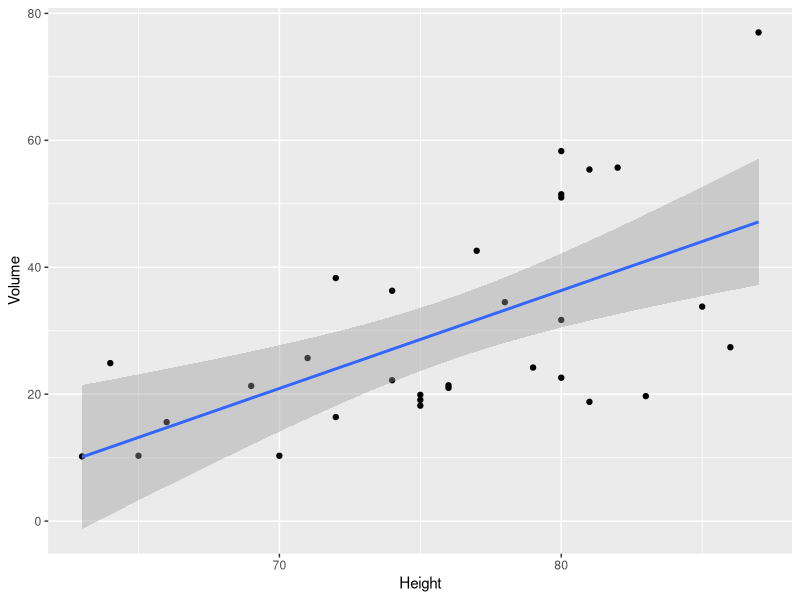
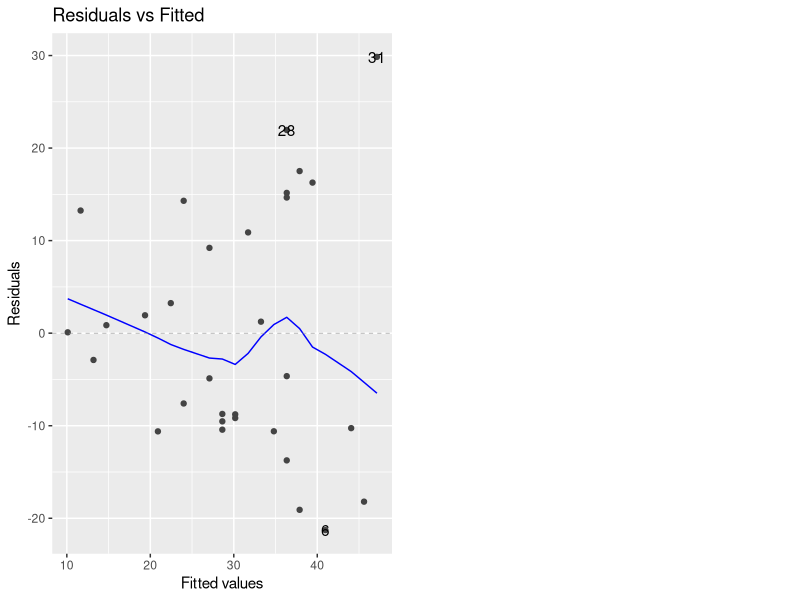
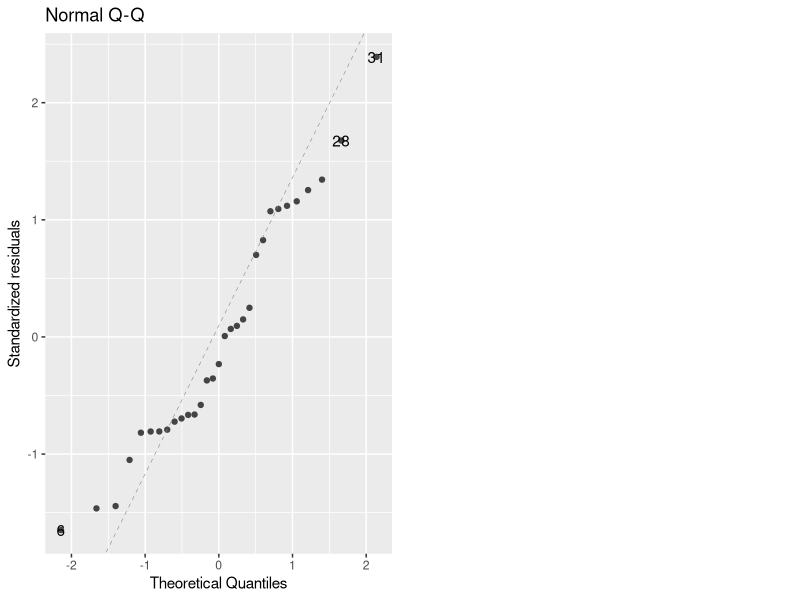
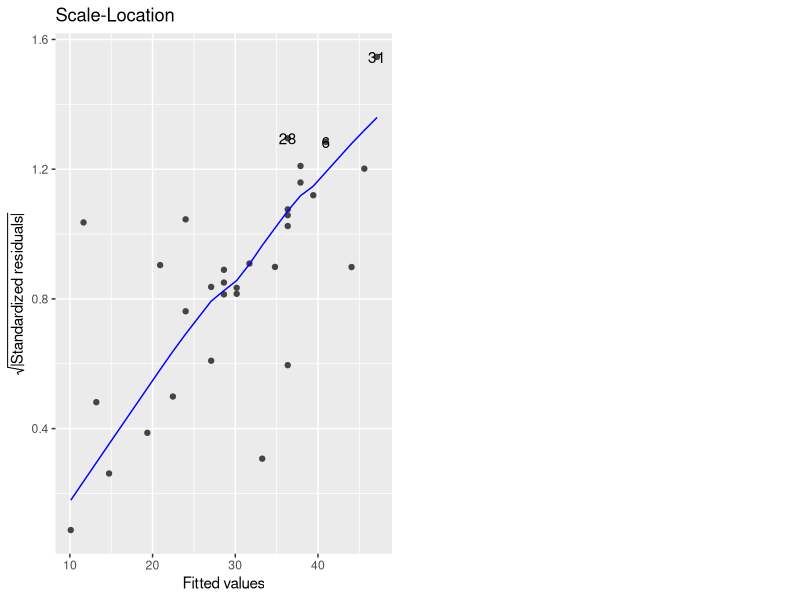
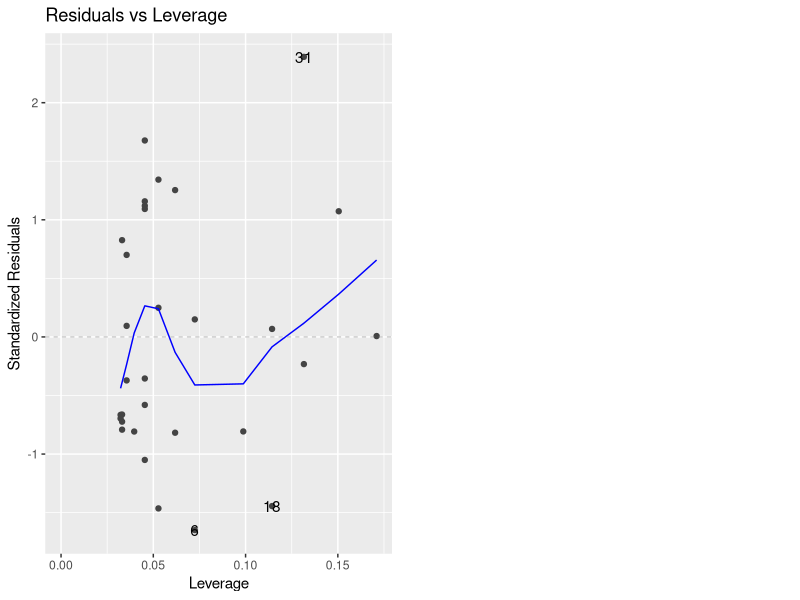
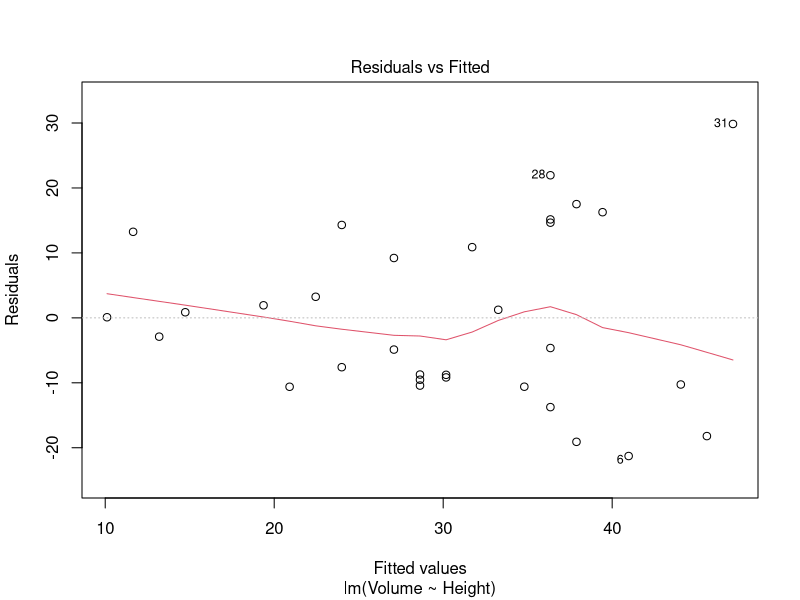
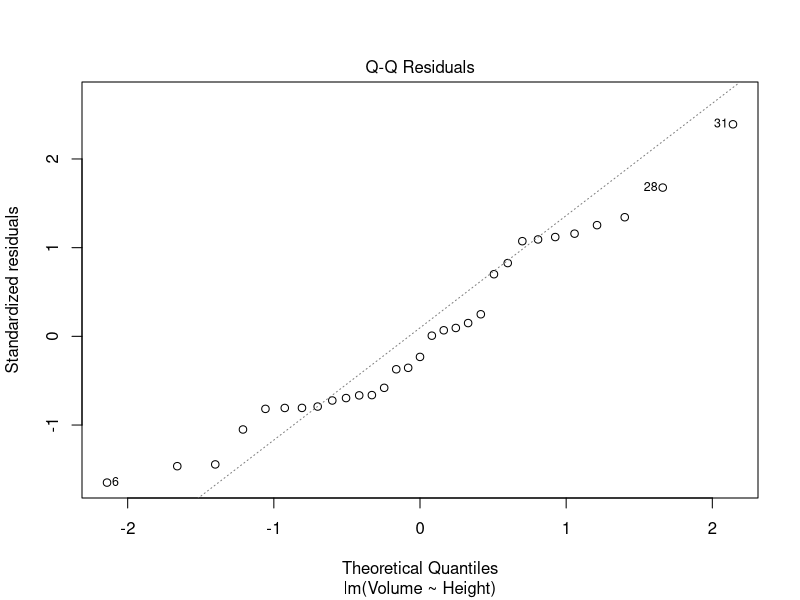
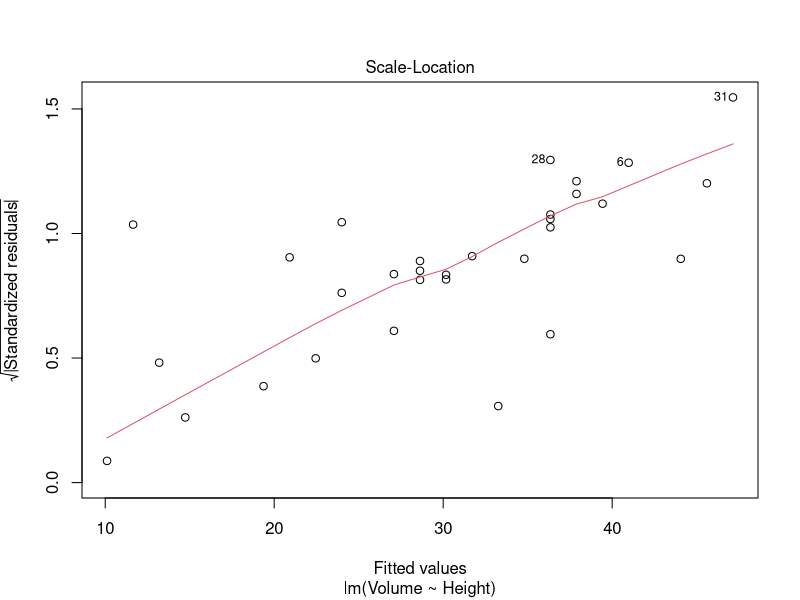

Write R code to recreate these figures, in order.
## ---- chunk 1
knitr::opts_chunk$set(echo = TRUE)
## ---- chunk 2
# load dataset
head(trees)

# create linear model -- the two expressions below are equivalent

library(ggplot2)
ggplot(trees, aes(x = Height, y=Volume)) +
    geom_point(  ) +
    stat_smooth(method="lm")

## ---- chunk 3

tree_lm = lm(Volume ~ Height, data = trees)
summary(tree_lm)
## ---- chunk 4
# look at various plots for the model
#install.packages("ggfortify")
library(ggfortify)

tree_lm_plots = autoplot(tree_lm)

## ---- chunk 5
tree_lm_plots[1]
## ---- chunk 6
tree_lm_plots[2]

## ---- chunk 7
tree_lm_plots[3]

## ---- chunk 8
tree_lm_plots[4]
plot(tree_lm)
## ---- chunk 9
# create linear model -- the two expressions below are equivalent
# tree_lm = lm(trees$Volume ~ trees$Height)

tree_lm = lm(Volume ~ Girth, data=trees)
summary(tree_lm)
anova(tree_lm)
## ---- chunk 10
# plot height by volume and the regression line

ggplot(trees, aes(x=Girth, y=Volume))+
    geom_point() +
    stat_smooth(method="lm")

## ---- chunk 11
plot(tree_lm)

## ---- chunk 12
## ============================================================= ##
# try a transformation of Height

tree_lm = lm(sqrt(Volume) ~ Girth, data=trees)


## ---- chunk 13
plot(tree_lm)
## ---- chunk 14


## ---- chunk 15
#summary(trees)
test_data = 0:25
prediction_values = predict(tree_lm, newdata = data.frame(Girth=test_data),
        interval="prediction")
## ---- chunk 16
prediction_values_df = as.data.frame(prediction_values)
prediction_values_df$Girth = 0:25

head(prediction_values_df)
## ---- chunk 17
library(reshape2)
prediction_values_melt = melt(prediction_values_df, id=c("Girth"))

head(prediction_values_melt)
tail(prediction_values_melt)

ggplot(prediction_values_melt)+
    geom_line(aes(x=Girth, y=value, col=variable))+
    geom_point(aes(x=Girth, y=sqrt(Volume)), data=trees)
